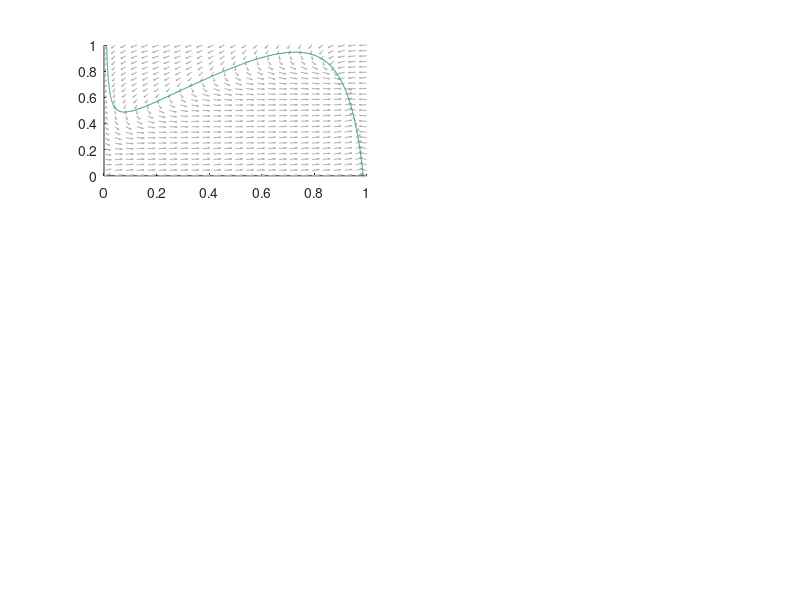

This chart was generated by the following MATLAB code: (Note: this script raises an error after producing the figure.)
%% Multi-scenario panel: S1, S2, S3
% Plots phase portraits and time series for the Rac/Rho ODE system
% across the three dynamical regimes (bistable, oscillatory, coexistence)

clear; clc; close all;

scenario = 'S3'; % switch to 'S1' or 'S2' to see the other regimes
gamma = 1;
col_R   = [0.85 0.15 0.10];
col_rho = [0.15 0.40 0.85];
t_span  = [0 15];

folderName = fullfile(pwd, 'Nullcline_Analysis_ODE');

if strcmp(scenario, 'S1')
    a1 = 0.45; k1 = 1; a2 = 6; k2 = 0.02; n = 1;
    a4 = 1.6; k4 = 1.5; k5 = 0.75; a3 = 5.5; k3 = 0.3; a6 = 1;
    a5_values = [1, 5, 15];
elseif strcmp(scenario, 'S2')
    a1 = 0.25; k1 = 2.5; a2 = 5.5; k2 = 0.075; n = 1;
    a4 = 0.1; k4 = 1.5; k5 = 0.55; a3 = 6; k3 = 0.3; a6 = 1;
    a5_values = [0.5, 2.3, 5];
elseif strcmp(scenario, 'S3')
    a1 = 0.5; k1 = 3; a2 = 7; k2 = 0.075; n = 1;
    a4 = 0.2; k4 = 2; k5 = 0.5; a3 = 4.7; k3 = 0.25; a6 = 0.6;
    a5_values = [1, 4.3, 12];
else
    error('Invalid scenario.');
end

fig = figure('Color','w','Position',[100 50 900 1200]);

for i = 1:length(a5_values)
    a5 = a5_values(i);

    g = @(R, rho) gamma * ( ...
        (a4 .* (1-rho).^n) ./ (k4.^n + (1-rho).^n) + ...
        (a5 .* R .* (1-rho).^n) ./ (k5.^n + (1-rho).^n) - ...
        a6 .* rho );
    f = @(R, rho) gamma * ( ...
        (a1 .* (1-R).^n) ./ (k1.^n + (1-R).^n) + ...
        (a2 .* (1-R).^n .* R) ./ (k2.^n + (1-R).^n) - ...
        (a3 .* rho .* R.^n) ./ (k3.^n + R.^n) - R );
    ode_sys = @(t, y) [f(y(1), y(2)); g(y(1), y(2))];

    % use two initial conditions for the middle a5 value in S1/S3 to show bistability
    if ismember(scenario, {'S3', 'S1'}) && i == 2
        IC_list = [0.1 0.7; 0.7 0.6];
    else
        IC_list = [0.1 0.1];
    end

    % phase portrait
    subplot(length(a5_values), 2, 2*i-1); hold on;
    [R_grid, rho_grid] = meshgrid(linspace(0,1,25));
    dR = f(R_grid, rho_grid); drho = g(R_grid, rho_grid);
    vel = sqrt(dR.^2 + drho.^2); vel(vel==0) = 1;
    quiver(R_grid, rho_grid, dR./vel, drho./vel, 0.5, 'Color',[0.7 0.7 0.7]);

    [R_fg, rho_fg] = meshgrid(linspace(0,1,300));
    contour(R_fg, rho_fg, f(R_fg, rho_fg), [0 0], 'Color', col_R,   'LineWidth', 2.5);
    contour(R_fg, rho_fg, g(R_fg, rho_fg), [0 0], 'Color', col_rho, 'LineWidth', 2.5);

    for j = 1:size(IC_list,1)
        [~, Y_sol_j] = ode15s(ode_sys, t_span, IC_list(j,:));
        plot(Y_sol_j(:,1), Y_sol_j(:,2), 'k', 'LineWidth', 2);
        plot(IC_list(j,1), IC_list(j,2), 'o', 'MarkerFaceColor','g', 'MarkerSize', 7);
    end
    xlabel('$R$', 'Interpreter', 'latex');
    ylabel('$\rho$', 'Interpreter', 'latex');
    axis([0 1 0 1]); box on;

    % time series
    subplot(length(a5_values), 2, 2*i); hold on;
    legend_entries = {};

    for j = 1:size(IC_list,1)
        [t_sol, Y_sol] = ode15s(ode_sys, t_span, IC_list(j,:));

        if j == 1
            lt = '--';
        else
            lt = '-';
        end

        plot(t_sol, Y_sol(:,1), 'Color', col_R,   'LineWidth', 2, 'LineStyle', lt);
        plot(t_sol, Y_sol(:,2), 'Color', col_rho, 'LineWidth', 2, 'LineStyle', lt);

        legend_entries{end+1} = sprintf('$R(t)$ IC%d', j);
        legend_entries{end+1} = sprintf('$\\rho(t)$ IC%d', j);
    end

    xlabel('Time', 'Interpreter', 'latex');
    ylabel('Concentration', 'Interpreter', 'latex');
    legend(legend_entries, 'Interpreter', 'latex', 'Location', 'best');
    xlim(t_span);
    box on;
end

sgtitle(['Scenario ' scenario ': $a_5 = ' sprintf('%g, ', a5_values(1:end-1)) ...
         sprintf('%g$', a5_values(end))], 'Interpreter', 'latex', 'FontSize', 14);

if ~exist(folderName, 'dir'), mkdir(folderName); end
timestamp = datestr(now,'yyyymmdd_HHMMSS');
savePath = fullfile(folderName, [scenario '_Panel_' timestamp '.png']);

exportgraphics(fig, savePath, 'Resolution', 400);
fprintf('Saved figure to: %s\n', savePath);
